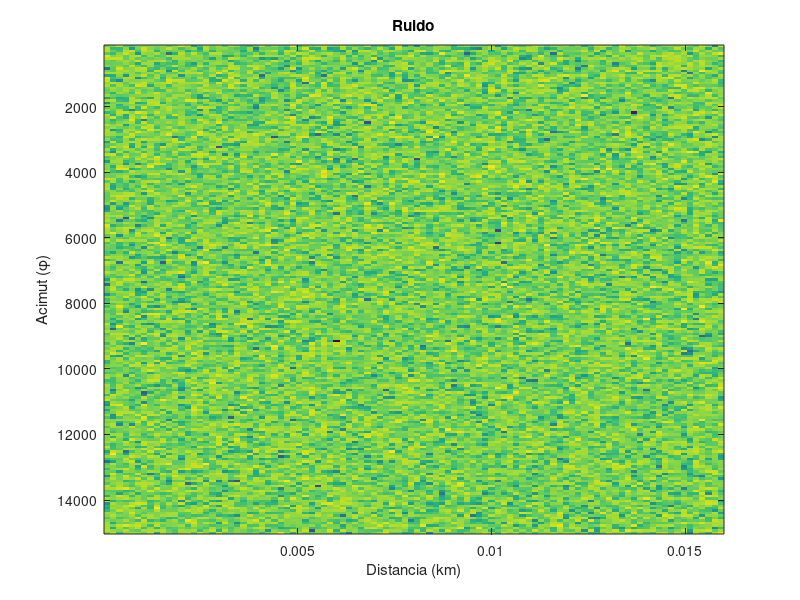
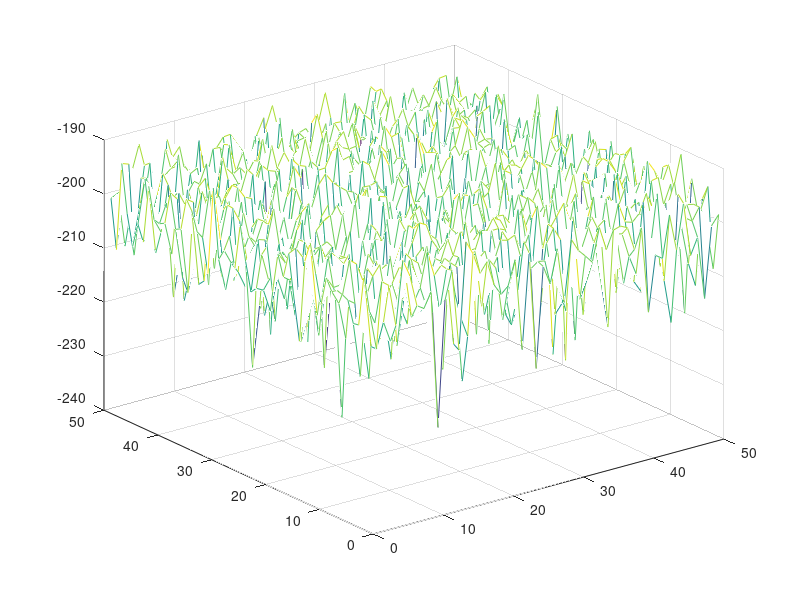
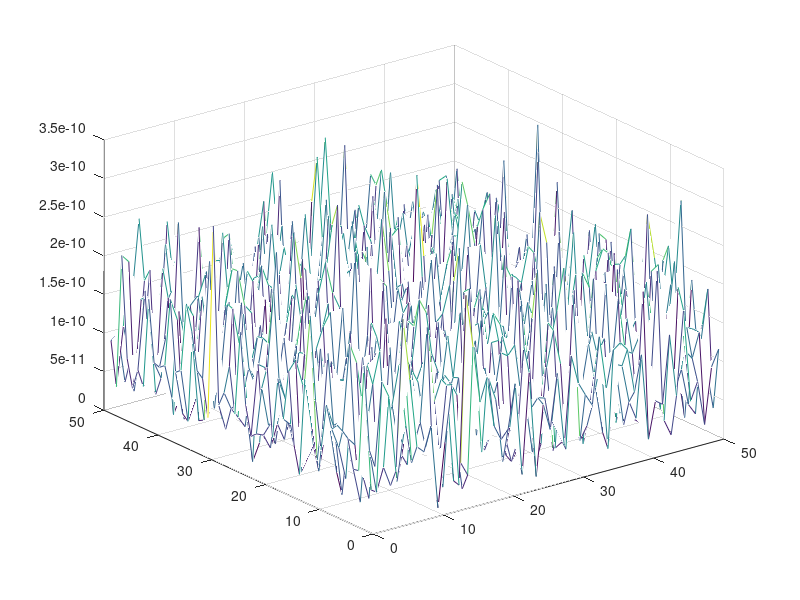

These charts were generated, in order, by the following MATLAB code: (Note: this script raises an error after producing the figures.)
clc;clear;close all;

%% PARAMETROS DEL RADAR
k=1.38054e-23;% (J/K)
T0=290; % K
c=3e8; %m/s velocidad de la luz
BW_senal=1e6;
ancho_haz=1.2; %grados
giro_antena=26; %rpm
PRF=1950;%Hz
Rango_max_matriz=30*1000; %m;
Cobertura_acimut= 120; %grados
f_portadora=2.5e9; %Hz
Fs=2.35; %dB Factor de ruido de la cadena receptora
lambda=c/f_portadora;
p_pico=1e3; %W
Ganancia_TX=30;         %dB

% APARTADO 1: RESOLUCION R

Resolucion_en_distancia = c/(2*BW_senal);

% BW_senal = 1/TAU

Resolucion_angular = ancho_haz;

% APARTADO 2: calcule el número de celdas de distancia, n_celdas_rango, 
% y acimut, n_celdas_acimut, para la cobertura angular especificada y una 
% distancia máxima de 30km, asumiendo que la frecuencia
% de muestreo es la mínima necesaria.

%     Los saltos entre celdas son de Resolucion_en_distancia[metros]
%     Por lo que usando la funcion ceil() podemos obtener el número entero
    n_celdas_rango  = ceil(Rango_max_matriz/Resolucion_en_distancia -1);
%   Separacion_azimut
    Separacion_filas = ((1/PRF)*giro_antena*360)/60;
    n_celdas_acimut = ceil(Cobertura_acimut/Resolucion_angular);
% APARTADO 3: Determine el tamaño de la celda de resolución del 
% sistema en m 2 a 5 y 15 km
%           Arco = Radio* ancho_haz*pi/180 * Resolucion_en_distancia [en radianes]
    
Area_arco_5_km  =  5000 *(ancho_haz*pi/180) *Resolucion_en_distancia;
Area_arco_15_km = 15000 *(ancho_haz*pi/180) *Resolucion_en_distancia;
%     Si tenemos cluter, la solucón NO es radiar con más potencia. Ya que
%     esta solucion es tipica si y solo si las perdidas provienene de la
%     cadena únicamente.
%     La solución suele ser trabajar en un mejor detector, para bajar el
%     clutter.

% APARTADO 4: Calcule la zona iluminada por el radar correspondiente a la muestra de la matriz situada en la
% columna 150 y en la fila 200.
    columna = 150;
    Distancia_a_columna = Resolucion_en_distancia * columna;
    Area_arco_columna  =  Distancia_a_columna *(ancho_haz*pi/180) *Resolucion_en_distancia;
% APARTADO 5: Calcule el número de pulsos que se reciben de un blanco en 
% una exploración. Este parámetro se denominará P.

    Tiempo_iluminacion = ancho_haz*60/(giro_antena*360);
    Numero_pulsos = PRF * Tiempo_iluminacion;
    

%                               SEGUNDA PARTE 

fs = 10^(Fs/10);
N0    = k*T0*fs;
ruido = sqrt(N0)*randn(n_celdas_rango,n_celdas_acimut) + 1i*sqrt(N0)*randn(n_celdas_rango,n_celdas_acimut);

eje_x = (1:n_celdas_rango)*Separacion_filas/1000;%eje distancias en km
eje_y = (1:n_celdas_acimut)*Resolucion_en_distancia;%eje acimut en grados
figure()

imagesc(eje_x,eje_y,20*log10(abs(ruido))); title('Ruido');
xlabel('Distancia (km)');
ylabel('Acimut (\phi)');

[X,Y]=meshgrid(1:50,1:50);

figure(); 
mesh(X,Y, transpose(20*log10(abs(ruido(1:50,1:50)))));

figure(); 
mesh(X,Y, transpose((abs(ruido(1:50,1:50)))));

datos = real(ruido(:));
figure(), histogram(datos,50);
[h,ejex]= hist(datos,50); %divide por 20 los intervalos.
ancho_barra = ejex(2)-ejex(1);
area = ancho_barra*sum(h);
pdf_est = h./area; %diferencia de fase
% histogram(ejex,pdf_est);

media_parte_real = mean(real(ruido(:)));
varianza_parte_real = var(real(ruido(:)));
[pdf_est, ejex] = pdf_estimada((abs(ruido(:))).^2, 50);
figure();plot(ejex,pdf_est);title('fdp de la intensidad')
media_total=mean(abs(ruido(:)).^2);
varianza_total=var(abs(ruido(:)).^2)

[pdf_est, ejex] = pdf_estimada(abs(ruido(:)), 50);
figure();plot(ejex,pdf_est);title('fdp de la amplitud')

%                               TERCERA PARTE 
%                              (ruido blanco)

% Blanco estacionario
SNR_estacionario=15; %dB
Er_estacionario=N0*10^(SNR_estacionario/10);
vector_blanco_estacionario=sqrt(2*Er_estacionario)*...
exp(1i*pi/5)*ones(Numero_pulsos,1);
R_blanco_estacionario=5e3; %m
Acimut_blanco_estacionario=10; %grados
columna_blanco_estacionario=ceil(R_blanco_estacionario/...
Resolucion_en_distancia)
fila_blanco_estacionario=ceil(Acimut_blanco_estacionario/...
Separacion_filas)
ruido_blancos=ruido;
if rem(Numero_pulsos,2)==0
 ruido_blancos((fila_blanco_estacionario-(Numero_pulsos/2)):...
(fila_blanco_estacionario+(Numero_pulsos/2)-1),...
columna_blanco_estacionario)=ruido_blancos((...
fila_blanco_estacionario-(Numero_pulsos/2)):...
(fila_blanco_estacionario+(Numero_pulsos/2)-1),...
columna_blanco_estacionario)+vector_blanco_estacionario;
else
 ruido_blancos((fila_blanco_estacionario-fix(Numero_pulsos/2))...
:(fila_blanco_estacionario+fix(Numero_pulsos/2)),...
columna_blanco_estacionario)=ruido_blancos((...
fila_blanco_estacionario-fix(Numero_pulsos/2)):...
(fila_blanco_estacionario+fix(Numero_pulsos/2)),...
columna_blanco_estacionario)+vector_blanco_estacionario;
end
figure(); imagesc(eje_x,eje_y,20*log10(abs(ruido_blancos)));
title('Blanco estacionario');





